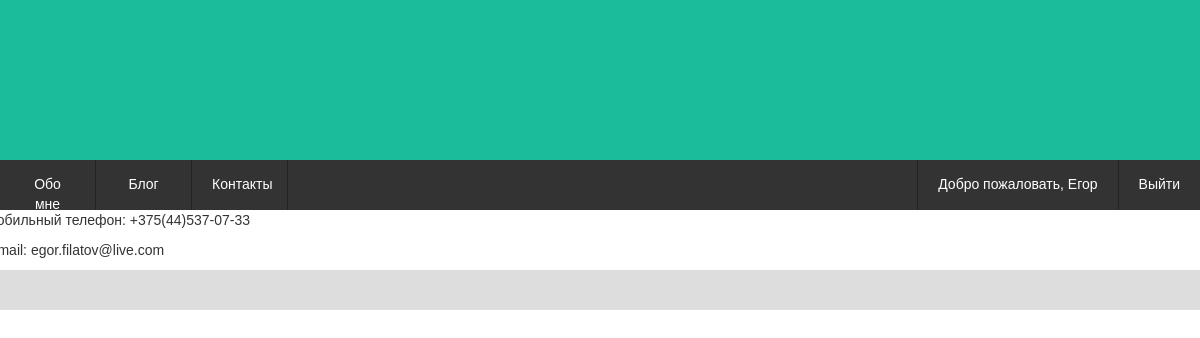
The app's page /user/contacts/ (signed in) with its own data.
### user/models.py (models this page shows, shortened)
class CustomUser(AbstractUser):
    date_of_birth = models.DateField(verbose_name='Дата рождения', auto_now_add=False, blank=True, null=True)
    profession = models.CharField(verbose_name='Профессия', help_text='Профессия', max_length=150, blank=True)
    about = models.TextField(verbose_name='О себе', help_text='О себе', blank=True)
    photo = models.ImageField(verbose_name='Фото', blank=True, upload_to='media/img/user_img/%Y/%m/%d/')
    summary = models.FileField(verbose_name='Резюме', blank=True, upload_to='media/doc/user_doc/%Y/%m/%d/')
    Phone = models.CharField(verbose_name='Телефон', help_text='Телефон', max_length=50, blank=True)
    skills = models.TextField(verbose_name='Навыки', help_text='Навыки', blank=True)
    class Meta:
        verbose_name = 'Пользователь'
        verbose_name_plural = 'Пользователи'
        ordering = ['-date_joined']

### user/views.py (the view)
# urls.py: path('contacts/', views.contacts, name='contacts'),
def contacts(request):
    return render(request, "user/user_contacts.html", {})

### user/templates/user/user_contacts.html (shortened to what this page needs)
{% extends 'main/base.html' %}
{% load static %}
{% block main %}
    <div id="contacts">
        <p>Мобильный телефон: {{ user.Phone }}</p>
        <p>e-mail: {{ user.email }}</p>
    </div>
{% endblock %}

### main/templates/main/inc/_topbar.html
<ul class="topbar">
  <li><a href="{% url 'home' %}" class="left">Обо мне</a></li>
  <li><a href="{% url 'blog' %}" class="left">Блог</a></li>
  <li><a href="{% url 'contacts' %}" class="left">Контакты</a></li>
  {% if request.user.is_authenticated %}
    <li><a href="{% url 'user_logout' %}" class="right">Выйти</a></li>
    <li><a href="#" class="right">Добро пожаловать, {{ user.first_name }}</a></li>
  {% else %}
    <li><a href="{% url 'user_registration' %}" class="right">Зарегистрироваться</a></li>
    <li><a href="{% url 'user_login' %}" class="right">Войти</a></li>
  {% endif %}
</ul>

### main/static/main/css/style.css (style rules this page uses)
body { font-family: Arial, Helvetica, sans-serif; }
.topbar { overflow: hidden; background-color: #333; margin: 0; padding: 0; list-style-type: none; height: 50px; }
.topbar li { display: inline; }
.topbar a { display: inline-block; color: white; text-align: center; padding: 14px 20px; text-decoration: none; height: 50px; -moz-transition: all 0.3s 0.01s ease; -o-transition: all 0.3s 0.01s ease; -webkit-transition: all 0.3s 0.01s ease; }
.topbar a.right { float: right; width: auto; border-left: 1px solid #222; }
.topbar a.left { width: 8%; float: left; border-right: 1px solid #222; }
* { box-sizing: border-box; width: 100%; }

### records on screen
CustomUser: first_name "Егор", Phone "+375(44)537-07-33", email "egor.filatov@live.com"
